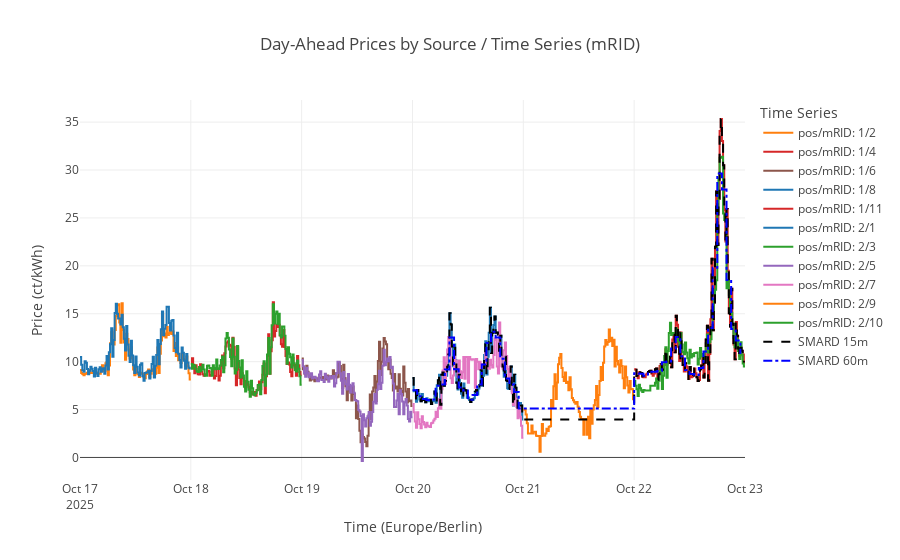

Notebook code cell kept with this figure:
### Code cell
# Plot the different time series ---
if not df_entsoe.empty:
    fig = go.Figure()

    # Define a color map to assign a unique color to each mRID
    colors = ['#1f77b4', '#ff7f0e', '#2ca02c', '#d62728', '#9467bd', '#8c564b', '#e377c2']
    unique_mrids = sorted(df_entsoe['mrid'].unique())
    color_map = {mrid: colors[i % len(colors)] for i, mrid in enumerate(unique_mrids)}

    # Group by the 'mrid' column and create a trace for each group
    for (position, mrid), group_df in df_entsoe.groupby(['position','mrid']):
        
        # To fix the "overshoot" issue with step charts, add a final point
        # to explicitly define the end of the last time interval.
        plot_df = group_df.copy()
        if not plot_df.empty:
            last_row = plot_df.iloc[-1:].copy()
            if len(plot_df) > 1:
                time_diff = plot_df['ts'].iloc[-1] - plot_df['ts'].iloc[-2]
            else:
                # Guess interval if only one point exists
                time_diff = pd.Timedelta(minutes=15)
            last_row['ts'] = last_row['ts'] + time_diff
            plot_df = pd.concat([plot_df, last_row], ignore_index=True)
        
        fig.add_trace(go.Scatter(
            x=plot_df['ts'],
            y=plot_df['ct_per_kwh'],
            mode='lines',
            line_shape='hv',  # Vertical-then-horizontal step chart
            line=dict(color=color_map.get(mrid)), # Assign a specific color
            name=f"pos/mRID: {position}/{mrid}",  # Name the trace using the mRID
            hovertemplate=f"pos/mRID {position}/{mrid}: " + "%{y:.2f} ct/kWh<extra></extra>"
        ))
# Chart for SMARD 15m
    fig.add_trace(go.Scatter(
            x=df_smard_15m['ts'],
            y=df_smard_15m['ct_per_kwh'],
            mode='lines',
            line_shape='hv',  # Vertical-then-horizontal step chart
            line=dict(width=2, color="black", dash="dash"), # Assign a specific color
            name=f"SMARD 15m",  # Name the trace using the mRID
            hovertemplate=f"SMARD 15m: " + "%{y:.2f} ct/kWh<extra></extra>"
        ))
# Chart for SMARD 60m
    fig.add_trace(go.Scatter(
                x=df_smard_60m['ts'],
                y=df_smard_60m['ct_per_kwh'],
                mode='lines',
                line_shape='hv',  # Vertical-then-horizontal step chart
                line=dict(width=2, color="blue", dash="dashdot"), # Assign a specific color
                name=f"SMARD 60m",  # Name the trace using the mRID
                hovertemplate=f"SMARD 60m: " + "%{y:.2f} ct/kWh<extra></extra>"
            ))

    fig.update_layout(
        title="Day-Ahead Prices by Source / Time Series (mRID)",
        xaxis_title="Time (Europe/Berlin)",
        yaxis_title="Price (ct/kWh)",
        hovermode="x unified",
        legend_title="Time Series"
    )

    fig.show()
else:
    print("DataFrame is empty, cannot generate plot.")
